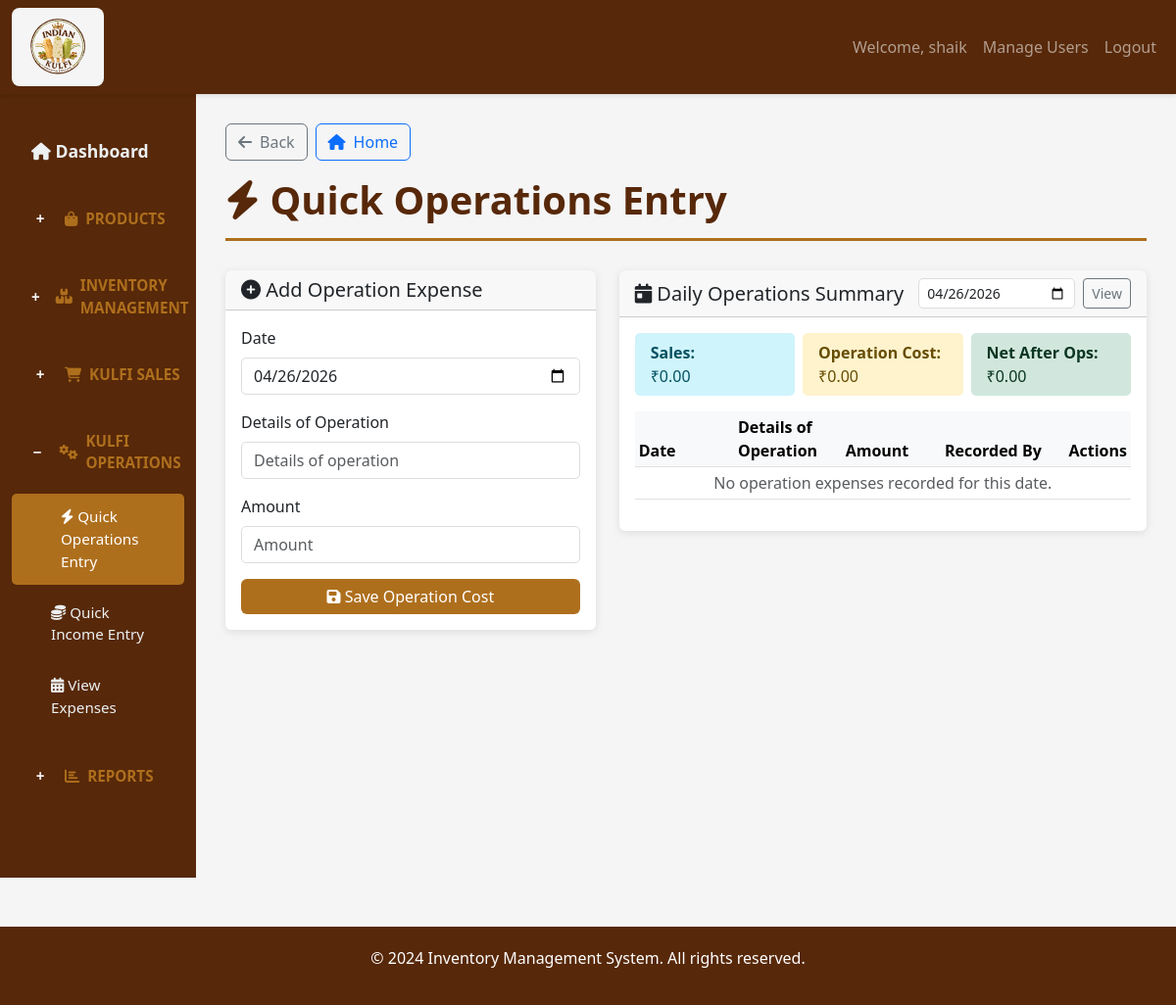
Page /operations/quick-entry/?date=2026-04-26 (signed in) on the earlier database version.
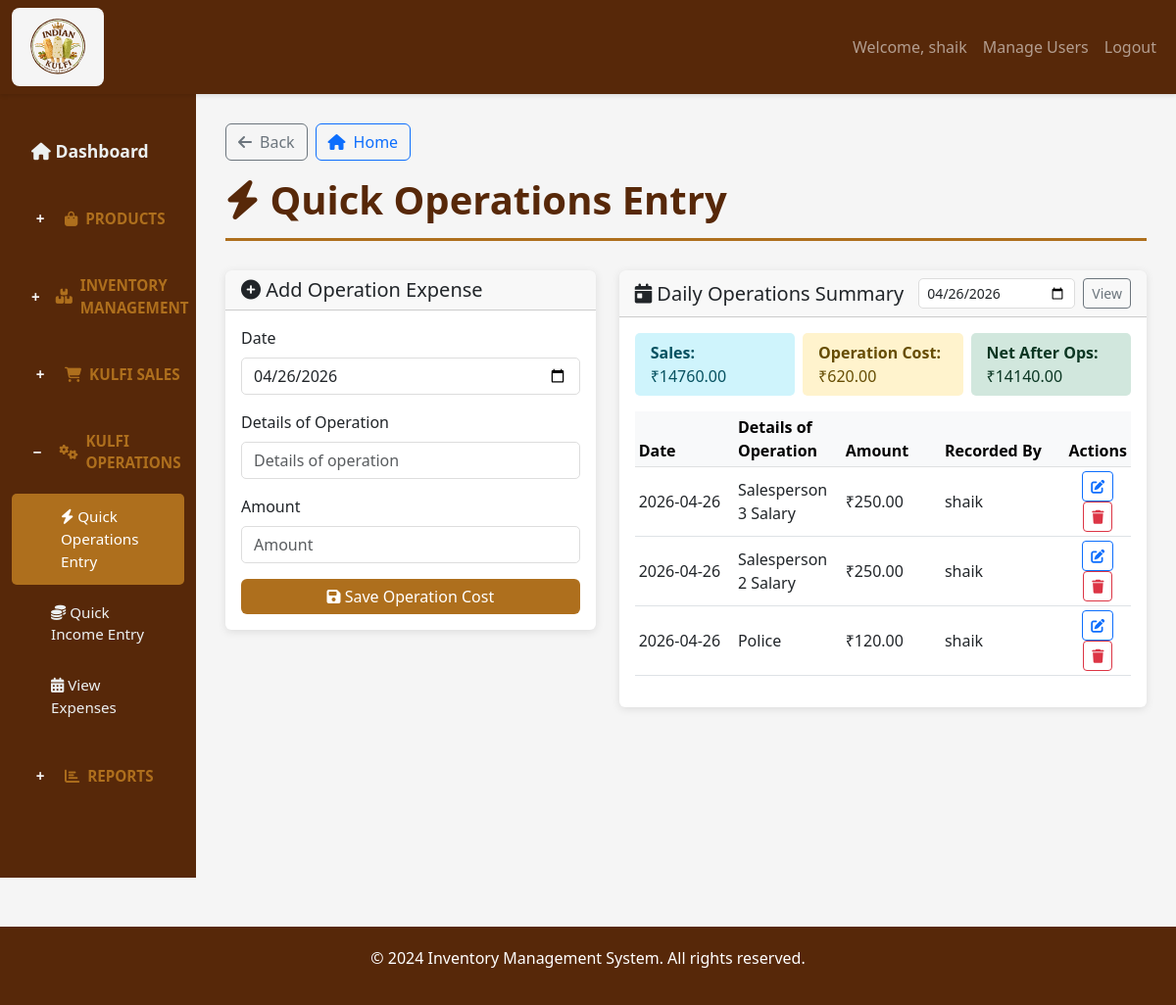
Same page on the later database version.
### inventory/models.py (models this page shows, shortened)
class OperationsExpense(models.Model):
    operation_date = models.DateField(default=timezone.now)
    details = models.CharField(max_length=255)
    amount = models.DecimalField(max_digits=12, decimal_places=2)
    client_txn_id = models.CharField(max_length=64, blank=True, null=True, db_index=True, help_text="Client-generated idempotency key")
    client_updated_at = models.DateTimeField(blank=True, null=True, db_index=True, help_text="Client-side update timestamp")
    server_version = models.PositiveIntegerField(default=1)
    created_by = models.ForeignKey(User, on_delete=models.SET_NULL, null=True, blank=True)
    created_at = models.DateTimeField(auto_now_add=True)
    updated_at = models.DateTimeField(auto_now=True)
    class Meta:
        ordering = ['-operation_date', '-created_at']
        verbose_name_plural = "Operations Expenses"

### inventory/views.py (the view)
    def _wrapped_view(request, *args, **kwargs):
        if not request.user.is_authenticated:
            return redirect('login')
        if not request.user.is_staff:
            messages.error(request, 'You can access only the Sales module with this account.')
            return redirect('quick_sales_entry')
        return view_func(request, *args, **kwargs)

### inventory/forms.py
class OperationsExpenseForm(forms.ModelForm):
    class Meta:
        model = OperationsExpense
        fields = ['operation_date', 'details', 'amount']
        widgets = {
            'operation_date': forms.DateInput(attrs={'class': 'form-control', 'type': 'date'}),
            'details': forms.TextInput(attrs={'class': 'form-control', 'placeholder': 'Details of operation'}),
            'amount': forms.NumberInput(attrs={'class': 'form-control', 'placeholder': 'Amount', 'step': '0.01', 'min': '0'}),
        }
    def __init__(self, *args, **kwargs):
        super().__init__(*args, **kwargs)
        self.fields['operation_date'].initial = timezone.now().date()

### inventory/views.py (called while the page is built)
def admin_only_view(view_func):
    def _wrapped_view(request, *args, **kwargs):
        if not request.user.is_authenticated:
            return redirect('login')
        if not request.user.is_staff:
            messages.error(request, 'You can access only the Sales module with this account.')
            return redirect('quick_sales_entry')
        return view_func(request, *args, **kwargs)
    return _wrapped_view

### templates/inventory/quick_operations_entry.html (shortened to what the changed rows need)
{% extends 'inventory/base.html' %}
{% block content %}
<h1 class="page-title"><i class="fas fa-bolt"></i> Quick Operations Entry</h1>
<div class="row mb-4">
    <div class="col-lg-7 mb-3">
        <div class="card">
            <div class="card-body">
                <div class="row g-2 mb-3">
                    <div class="col-md-4">
                        <div class="alert alert-info py-2 mb-0">
                            <strong>Sales:</strong><br>₹{{ day_revenue|floatformat:2 }}
                        </div>
                    </div>
                    <div class="col-md-4">
                        <div class="alert alert-warning py-2 mb-0">
                            <strong>Operation Cost:</strong><br>₹{{ total_day_operation_cost|floatformat:2 }}
                        </div>
                    </div>
                    <div class="col-md-4">
                        <div class="alert alert-success py-2 mb-0">
                            <strong>Net After Ops:</strong><br>₹{{ day_net_after_operations|floatformat:2 }}
                        </div>
                    </div>
                </div>
                <div class="table-responsive">
                    <table class="table table-sm table-hover align-middle">
                        <thead class="table-light">
                            <tr>
                                <th style="width: 20%;">Date</th>
                                <th>Details of Operation</th>
                                <th style="width: 20%;">Amount</th>
                                <th style="width: 25%;">Recorded By</th>
                                <th style="width: 12%;" class="text-center">Actions</th>
                            </tr>
                        </thead>
                        <tbody>
                            {% for item in operations_entries %}
                            <tr>
                                <td>{{ item.operation_date|date:'Y-m-d' }}</td>
                                <td>{{ item.details }}</td>
                                <td>₹{{ item.amount|floatformat:2 }}</td>
                                <td>{% if item.created_by %}{{ item.created_by.get_full_name|default:item.created_by.username }}{% else %}-{% endif %}</td>
                                <td class="text-center">
                                    <a href="{% url 'quick_operations_entry' %}?date={{ selected_date|date:'Y-m-d' }}&edit={{ item.id }}" class="btn btn-sm btn-outline-primary" title="Edit">
                                        <i class="fas fa-edit"></i>
                                    </a>
                                    <form method="POST" action="{% url 'delete_operations_expense' item.id %}" class="d-inline" onsubmit="return confirm('Delete this operation entry?');">
                                        <button type="submit" class="btn btn-sm btn-outline-danger" title="Delete">
                                            <i class="fas fa-trash"></i>
                                        </button>
                                    </form>
                                </td>
                            </tr>
                            {% empty %}
                            <tr>
                                <td colspan="5" class="text-center text-muted">No operation expenses recorded for this date.</td>
                            </tr>
                            {% endfor %}
                        </tbody>
                    </table>
                </div>
            </div>
        </div>
    </div>
</div>
{% endblock %}

Differences in the rows shown:
added OperationsExpense: operation_date "2026-04-26", details "Salesperson 3 Salary", amount "250.00", created_by.get_full_name "shaik"
added OperationsExpense: operation_date "2026-04-26", details "Salesperson 2 Salary", amount "250.00", created_by.get_full_name "shaik"
added OperationsExpense: operation_date "2026-04-26", details "Police", amount "120.00", created_by.get_full_name "shaik"
Other differences:
{{ day_revenue|floatformat:2 }}: "0.00" → "14760.00"
{{ total_day_operation_cost|floatformat:2 }}: "0.00" → "620.00"
{{ day_net_after_operations|floatformat:2 }}: "0.00" → "14140.00"
text no longer shown: "No operation expenses recorded for this date."
